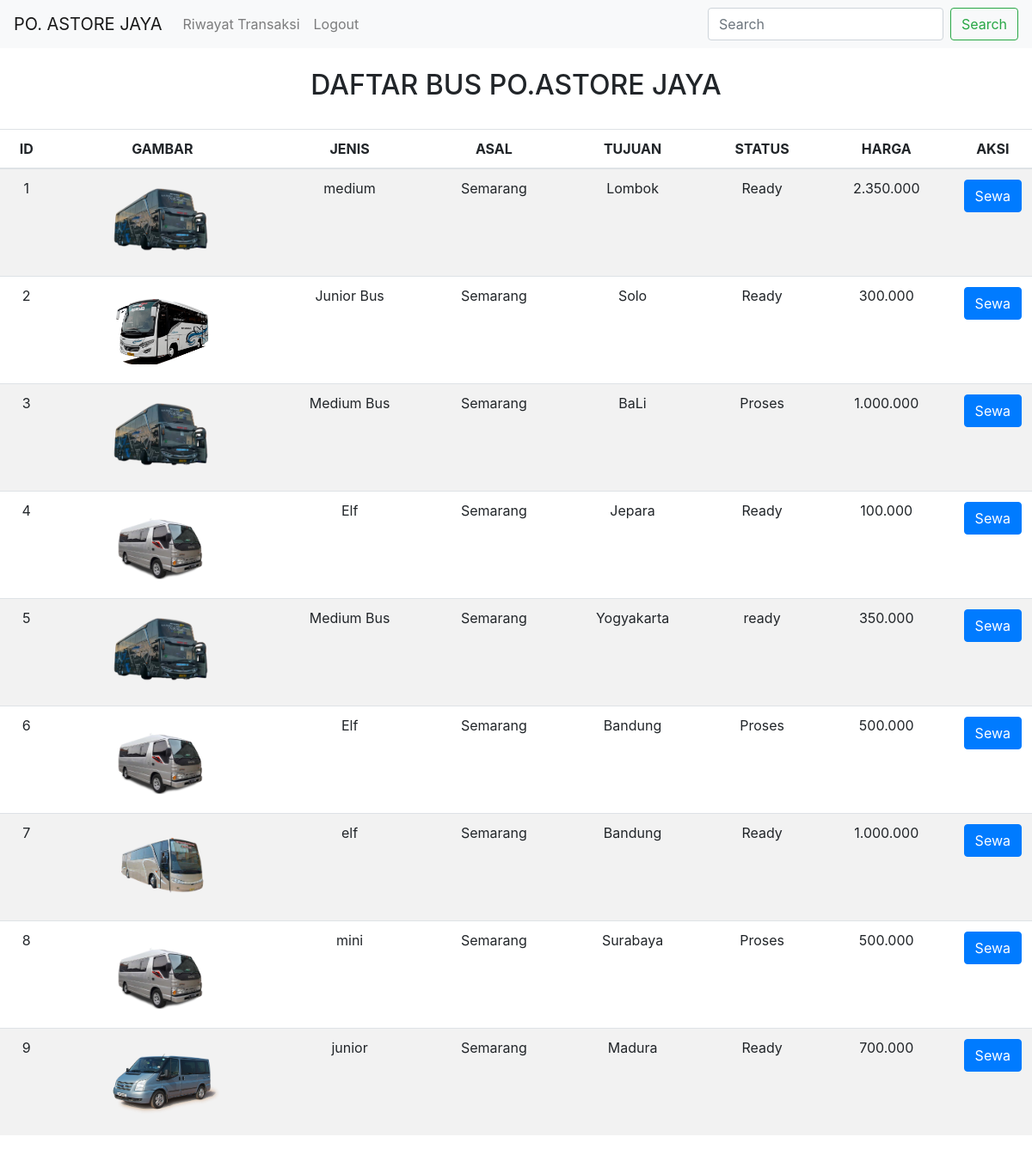
Page /halaman_user.php on the committed database.
### tables this page shows
CREATE TABLE `bus` (
  `id_bus` int(15) NOT NULL,
  `gambar` varchar(100) NOT NULL,
  `jenis` varchar(255) NOT NULL,
  `asal` varchar(323) NOT NULL,
  `tujuan` varchar(2332) NOT NULL,
  `status` varchar(255) NOT NULL,
  `harga` varchar(255) NOT NULL
);

### halaman_user.php (the view, shortened to what this page needs)
<html>
    <head>
<link rel="stylesheet" href="assets/css/bootstrap.min.css">
    </head>
</html>
    <body>
    <nav class="navbar sticky-top navbar-expand-lg navbar-light bg-light">
  <a class="navbar-brand" href="halaman_user.php">PO. ASTORE JAYA</a>
  <div class="collapse navbar-collapse" id="navbarSupportedContent">
    <ul class="navbar-nav mr-auto">
      <li class="nav-item">
        <a class="nav-link" href="transaksi.php">Riwayat Transaksi</a>
      </li>
      <li class="nav-item">
        <a class="nav-link" href="logout_user.php" tabindex="-1" aria-disabled="true">Logout</a>
      </li>
    </ul>
    <form class="form-inline my-2 my-lg-0">
      <input class="form-control mr-sm-2" type="text" placeholder="Search" name= "cari" aria-label="Search">
      <button class="btn btn-outline-success my-2 my-sm-0" type="submit">Search</button>
    </form>
  </div>
</nav>
<br>
    <h2 align='center' line-height='50%'>DAFTAR BUS PO.ASTORE JAYA</h2>
    <br>
    <?php
     include_once("koneksi.php");
    ?>
<table class="table table-striped">
  <thead>
    <tr align='center'>
      <th scope="col">ID</th>
      <th scope="col">GAMBAR</th>
      <th scope="col">JENIS</th>
      <th scope="col">ASAL</th>
      <th scope="col">TUJUAN</th>
      <th scope="col">STATUS</th>
      <th scope="col">HARGA</th>
      <th scope="col">AKSI</th>
    </tr>
  </thead>
    <?php
        if(isset($_GET['cari'])){
            $cari = $_GET['cari'];
            $result = mysqli_query($koneksi, "select * from bus where jenis like '%".$cari."%'");
        }else{
            $result = mysqli_query($koneksi,"select * from bus");
        }
    while($user_data = mysqli_fetch_array($result)) {   ?>
        <tr>
        <td align='center'><?=$user_data['id_bus']?></td>
        <td align='center'><img src="image/<?php echo $user_data["gambar"];?>" style='width:auto; height:100px; padding: 10px 0px 10px 0px'></td>
        <td align='center'><?=$user_data['jenis']?></td>
        <td align='center'><?=$user_data['asal']?></td>
        <td align='center'><?=$user_data['tujuan']?></td>
        <td align='center'><?=$user_data['status']?></td>
        <td align='center'><?=$user_data['harga']?></td>
        <td align='center' width='85px'><a class="btn btn-primary" href="pesan.php?id_bus=<?php echo $user_data['id_bus']; ?>" role="button">Sewa</a></td>
    </tr>
    <?php }?>
    </table>
    </body>

### rows in the picture
bus: id_bus "1", gambar (picture), jenis "medium", asal "Semarang", tujuan "Lombok", status "Ready", harga "2.350.000"
bus: id_bus "2", gambar (picture), jenis "Junior Bus", asal "Semarang", tujuan "Solo", status "Ready", harga "300.000"
bus: id_bus "3", gambar (picture), jenis "Medium Bus", asal "Semarang", tujuan "BaLi", status "Proses", harga "1.000.000"
bus: id_bus "4", gambar (picture), jenis "Elf", asal "Semarang", tujuan "Jepara", status "Ready", harga "100.000"
bus: id_bus "5", gambar (picture), jenis "Medium Bus", asal "Semarang", tujuan "Yogyakarta", status "ready", harga "350.000"
bus: id_bus "6", gambar (picture), jenis "Elf", asal "Semarang", tujuan "Bandung", status "Proses", harga "500.000"
bus: id_bus "7", gambar (picture), jenis "elf", asal "Semarang", tujuan "Bandung", status "Ready", harga "1.000.000"
bus: id_bus "8", gambar (picture), jenis "mini", asal "Semarang", tujuan "Surabaya", status "Proses", harga "500.000"
bus: id_bus "9", gambar (picture), jenis "junior", asal "Semarang", tujuan "Madura", status "Ready", harga "700.000"
